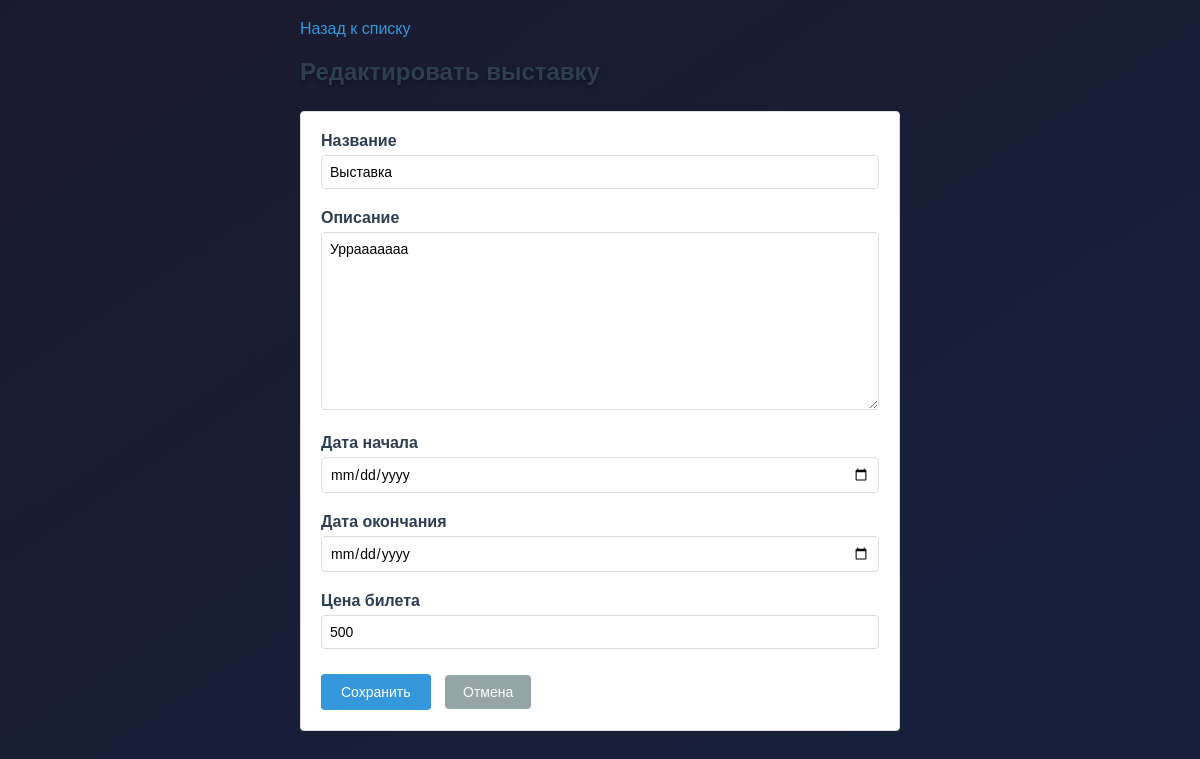
Page /edit/2/ on the committed database.
### museum/models.py (models this page shows, shortened)
class Exhibition(models.Model):
    title = models.CharField('Название', max_length=200)
    description = models.TextField('Описание')
    date_start = models.DateField('Дата начала')
    date_end = models.DateField('Дата окончания')
    price = models.IntegerField(
        'Цена билета',
        validators=[
            MinValueValidator(0, message='Цена не может быть отрицательной'),
            MaxValueValidator(1000000, message='Цена не может превышать 1,000,000 руб.')
        ]
    )

### museum/views.py (the view)
# urls.py: path('edit/<int:pk>/', views.edit_exhibition, name='edit_exhibition'),
def edit_exhibition(request, pk):
    exhibition = get_object_or_404(Exhibition, pk=pk)
    if request.method == 'POST':
        form = ExhibitionForm(request.POST, instance=exhibition)
        if form.is_valid():
            try:
                exhibition = form.save(commit=False)
                exhibition.full_clean()
                exhibition.save()
                return redirect('exhibition_detail', pk=pk)
            except ValidationError as e:
                for field, errors in e.message_dict.items():
                    for error in errors:
                        form.add_error(field, error)
    else:
        form = ExhibitionForm(instance=exhibition)
    return render(request, 'museum/form.html', {'form': form, 'title': 'Редактировать выставку'})

### museum/forms.py
class ExhibitionForm(forms.ModelForm):
    class Meta:
        model = Exhibition
        fields = ['title', 'description', 'date_start', 'date_end', 'price']
        widgets = {
            'date_start': forms.DateInput(attrs={'type': 'date'}),
            'date_end': forms.DateInput(attrs={'type': 'date'}),
        }

### museum/templates/museum/form.html (shortened to what this page needs)
<!DOCTYPE html>
<html>
<head>
    <link rel="stylesheet" href="/static/museum/styles.css">
</head>
<body>
    <div class="container">
        <a href="{% url 'home' %}" class="back-btn">Назад к списку</a>
        <h1>{{ title }}</h1>
        <div class="form-block">
            <form method="post">
                {% for field in form %}
                <div class="form-group">
                    <label for="{{ field.id_for_label }}">{{ field.label }}</label>
                    {{ field }}
                </div>
                {% endfor %}
                <div class="form-actions">
                    <button type="submit" class="btn">Сохранить</button>
                    <a href="{% url 'home' %}" class="btn-cancel">Отмена</a>
                </div>
            </form>
        </div>
    </div>
</body>
</html>

### museum/static/museum/styles.css (style rules this page uses)
body { background: linear-gradient(to bottom right, #1a1a2e, #16213e); background-attachment: fixed; color: #e6e6e6; font-family: 'Segoe UI', Tahoma, Geneva, Verdana, sans-serif; }
h1 { font-size: 48px; margin: 0; font-weight: 600; text-shadow: 0 2px 4px rgba(0, 0, 0, 0.4); }

### museum/templates/museum/form.html (style rules this page uses)
body { background-color: #f8f9fa; color: #333; font-family: Arial, sans-serif; margin: 0; padding: 20px; }
.container { max-width: 600px; margin: 0 auto; }
h1 { color: #2c3e50; margin-bottom: 25px; font-size: 24px; }
.back-btn { color: #3498db; text-decoration: none; margin-bottom: 20px; display: inline-block; }
.form-block { background-color: white; border: 1px solid #ddd; padding: 20px; border-radius: 4px; }
.form-group { margin-bottom: 20px; }
label { display: block; margin-bottom: 5px; color: #2c3e50; font-weight: bold; }
input, textarea, select { width: 100%; padding: 8px; border: 1px solid #ddd; border-radius: 4px; font-family: Arial, sans-serif; font-size: 14px; box-sizing: border-box; }
.btn { background-color: #3498db; color: white; padding: 10px 20px; border: none; border-radius: 4px; cursor: pointer; font-size: 14px; margin-right: 10px; }
.btn-cancel { background-color: #95a5a6; color: white; text-decoration: none; padding: 9px 18px; border-radius: 4px; display: inline-block; font-size: 14px; }
.form-actions { margin-top: 25px; }

### rows in the picture
Exhibition: form "Выставка" "Уррааааааа" "500"

### other values in the picture
{{ title }} "Редактировать выставку"
{{ field.label }} "Название" "Описание" "Дата начала" "Дата окончания" "Цена билета"
